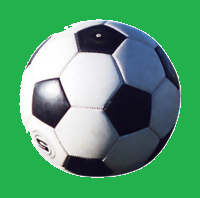
#> input picture second/Students/image_data/ball.png, 200 x 198 px, given in place of the camera
$ python 4-labeling.py
#> lines starting #> are read from the running program, lines starting #| are printed output that depends on the picture; after the words box and inside, x2 and y2 are one past the last pixel; in counts of white or black regions, pixels touching at a corner belong together
# ライブラリのインポート
import cv2
import numpy as np

cap = cv2.VideoCapture(0)

# 実行
while True:

    ret, frame = cap.read()
#> frame is the input picture: shape (198, 200, 3); mean B, G, R 113.1, 155.6, 84.3
    cv2.imshow("camera", frame)

    """
    2-rgb2hue.pyと同じ方法で特定の色抽出
    """
    # 画像をRGBからHSVに変換
    hsv = cv2.cvtColor(frame, cv2.COLOR_BGR2HSV)
#> hsv: shape (198, 200, 3); mean H, S, V 84.6, 130.7, 162.7

    # HSVによる上限、下限の設定　 ([Hue, Saturation, Value])
    hsvLower = np.array([0, 0, 0])  # 下限
    hsvUpper = np.array([30, 150, 150])  # 上限

    # HSVからマスクを作成
    hsv_mask = cv2.inRange(hsv, hsvLower, hsvUpper)
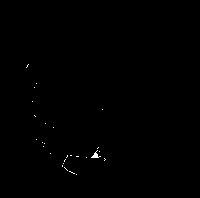
#> hsv_mask: shape (198, 200); 0.2% white in thin lines or dots, all inside (x1, y1, x2, y2) = (26, 64, 106, 175)
    cv2.imshow("hsv_mask", hsv_mask)

    # medianblurを用いてノイズ成分を除去
    blur_mask = cv2.medianBlur(hsv_mask, ksize=3)
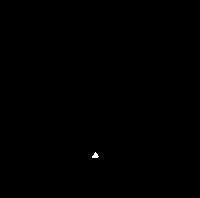
#> blur_mask: shape (198, 200); 0.07% white; 1 white region, box (x1, y1, x2, y2) and area: (92, 152, 99, 158) 26
    cv2.imshow("mask_with_medianblur", blur_mask)

    """
    ここからラベリングを行う
    """
    # ラベリング結果書き出し用に二値画像をカラー変換 (枠や座標をカラー表示したい！)
    src = cv2.cvtColor(blur_mask, cv2.COLOR_GRAY2BGR)

    # ラベリング処理
    nlabels, labels, stats, centroids = cv2.connectedComponentsWithStats(blur_mask)
#> nlabels = 2; stats = [[0, 0, 200, 198, 39574], [92, 152, 7, 6, 26]]; centroids = [[99.5, 98.46], [94.96, 155.2]]
    print(labels)
#> (printed output is left out)

    # 面積でソート(今回は面積が上位２つの領域を利用)
    top_idx = stats[:, 4].argsort()[-3:-1]
#> top_idx = [1]

    # 各領域において...
    for i in top_idx:

        # ターミナル上に詳細表示
        print(
            "[x0: {}, y0: {}, x幅: {}, y幅: {}, 面積: {}]".format(
                stats[i, 0], stats[i, 1], stats[i, 2], stats[i, 3], stats[i, 4]
            )
        )

        # 領域の外接矩形の角座標を入手
        x0 = stats[i, 0]
        y0 = stats[i, 1]
        x1 = x0 + stats[i, 2]
        y1 = y0 + stats[i, 3]
        # 長方形描画 (引数 : 描画画像、 長方形の左上角、 長方形の右下角、 色(BGR)、 線の太さ)
        # 長方形以外を使いたい時はURL参照→(http://labs.eecs.tottori-u.ac.jp/sd/Member/oyamada/OpenCV/html/py_tutorials/py_gui/py_drawing_functions/py_drawing_functions.html)
        cv2.rectangle(src, (x0, y0), (x1, y1), (0, 0, 255), 5)

        # 領域の重心座標、サイズを表示 (引数 : 描画画像、 書き込む文字列、 書き込む座標、 フォント、 サイズ、 色、 太さ)
        cv2.putText(
            src,
            "Center X: " + str(int(centroids[i, 0])),
            (x1 - 30, y1 + 15),
            cv2.FONT_HERSHEY_PLAIN,
            1,
            (0, 255, 255),
            2,
        )
        cv2.putText(
            src,
            "Center Y: " + str(int(centroids[i, 1])),
            (x1 - 30, y1 + 30),
            cv2.FONT_HERSHEY_PLAIN,
            1,
            (0, 255, 255),
            2,
        )
        cv2.putText(
            src,
            "Size: " + str(int(stats[i, 4])),
            (x1 - 30, y1 + 45),
            cv2.FONT_HERSHEY_PLAIN,
            1,
            (0, 255, 255),
            2,
        )
#> this loop made 1 pass
#> (x0, y0, x1, y1) on pass 1: (92, 152, 99, 158)
#| [x0: 92, y0: 152, x幅: 7, y幅: 6, 面積: 26]
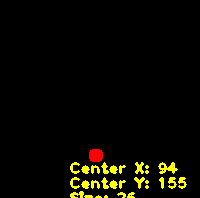
#> src: shape (198, 200, 3); mean B, G, R 0, 7.8, 8.9

    # 結果画像の表示
    cv2.imshow("output", src)

    # 終了オプション
    k = cv2.waitKey(1)
#> (key q is pressed here)
    if k == ord("q"):
        break

cap.release()
cv2.destroyAllWindows()
